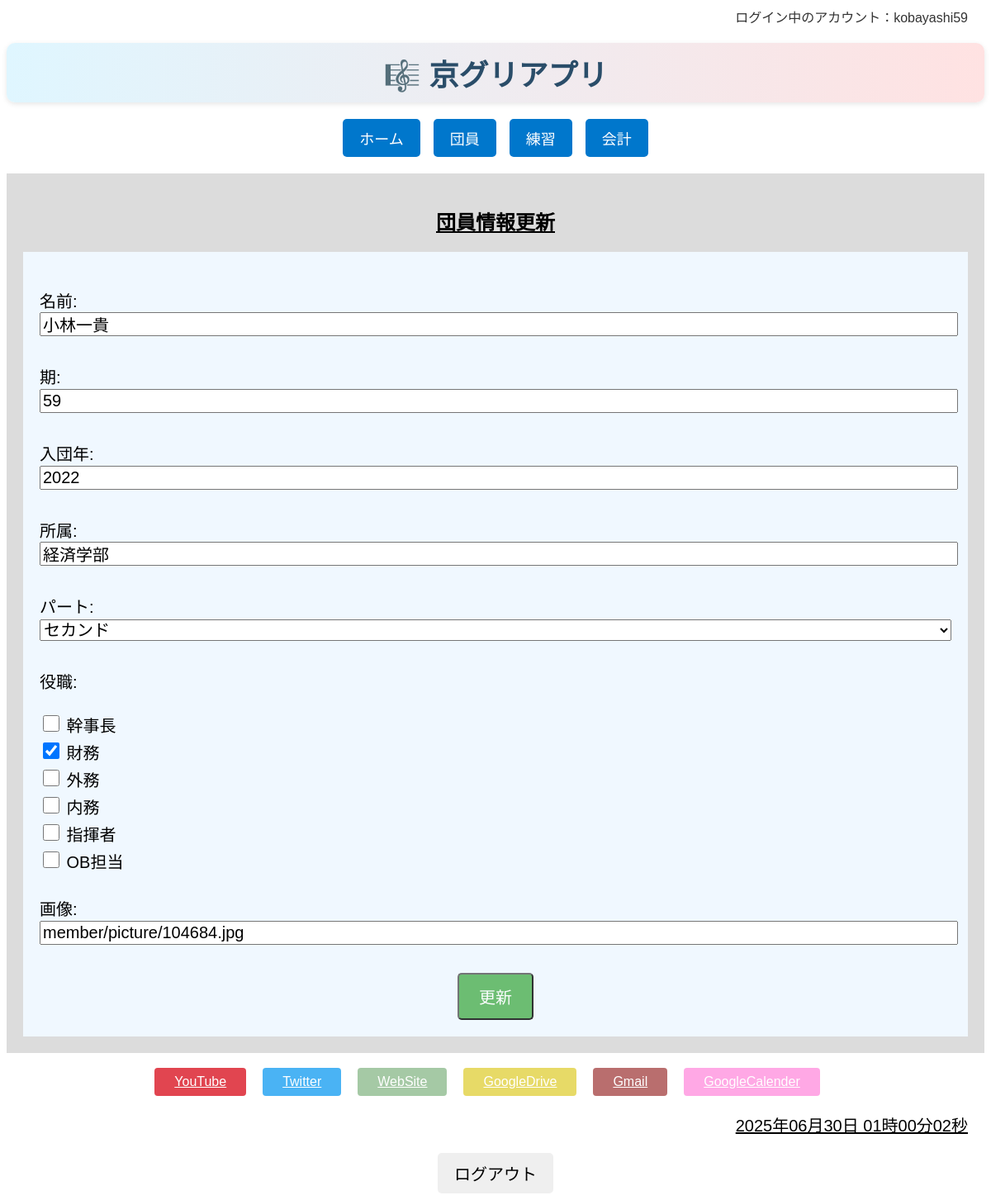
Page /member/8771d4e5-0cde-4285-b242-f666dc0be6bb/update/ (signed in) on the earlier database version.
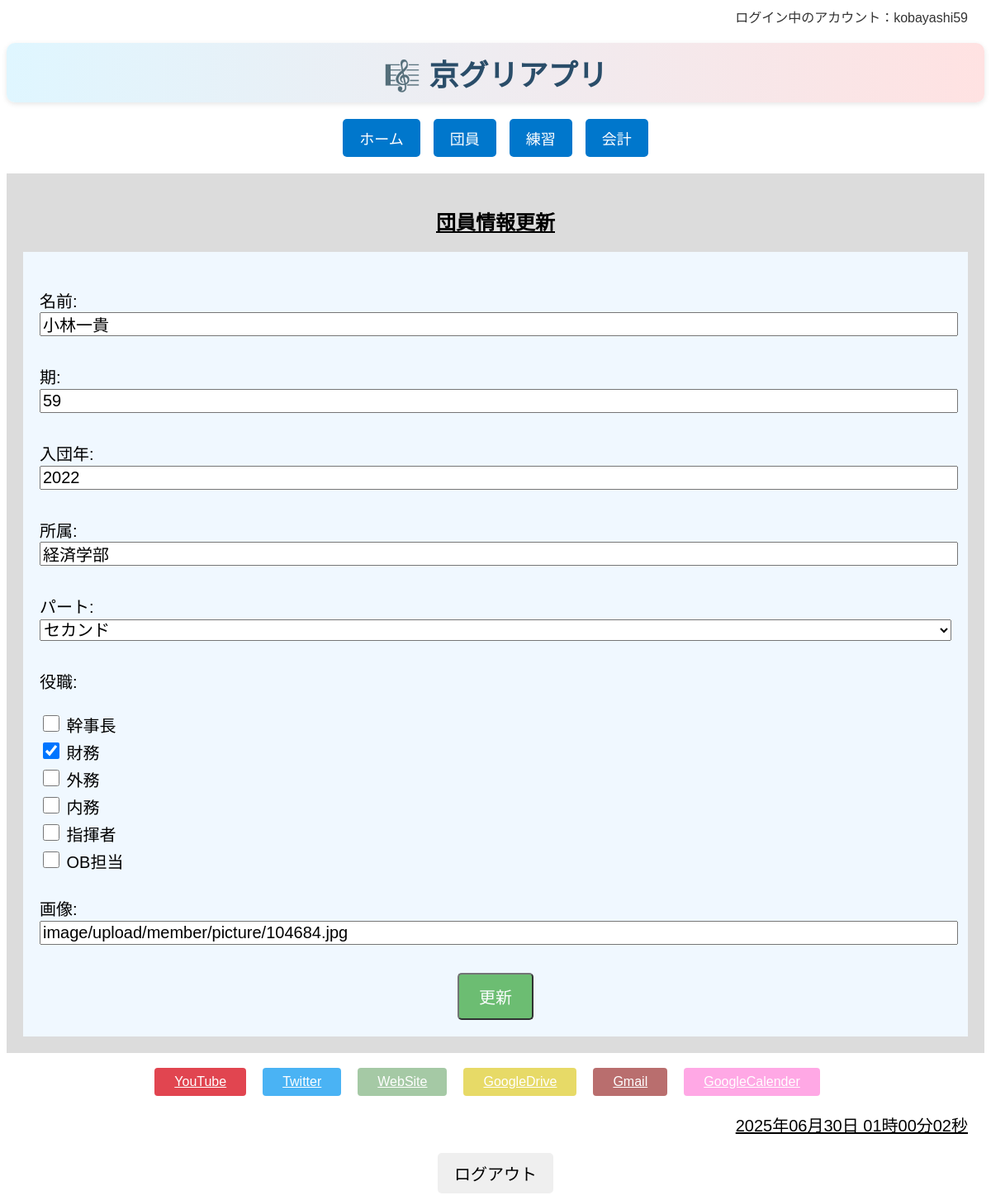
Same page on the later database version.
### member/models.py (models this page shows, shortened)
class Member(models.Model):
    PART_CHOICES = [
        ('top', 'トップ'),
        ('second', 'セカンド'),
        ('baritone', 'バリトン'),
        ('bass', 'ベース'),
    ]
    id = models.UUIDField(
        primary_key=True,
        default=uuid.uuid4,
        editable=False,
        verbose_name="ID"
    )  # 主キーとしてUUIDを使用（安全性・衝突回避）
    name = models.CharField(max_length=100, verbose_name="名前")  # 団員名
    kyogleeid = models.IntegerField(verbose_name="期")  # 何期生か（整数）
    joinyear = models.IntegerField(verbose_name="入団年")  # 入団年度
    faculty = models.CharField(max_length=100, verbose_name="所属")  # 学部など
    part = models.CharField(
        max_length=10,
        choices=PART_CHOICES,
        verbose_name="パート"
    )  # 所属パート（選択式）
    role = models.ManyToManyField(
        Role,
        verbose_name="役職",
        blank=True
    )  # 複数の役職と多対多で紐づけ
    picture = CloudinaryField(
        '画像',
        blank=True,
        null=True
    )  # Cloudinaryに保存されるプロフィール画像
    created_at = models.DateTimeField(
        auto_now_add=True,
        verbose_name="作成日時"
    )  # 登録された日時（自動記録）
    updated_at = models.DateTimeField(
        auto_now=True,
        verbose_name="更新日時"
    )  # 最終更新日時（自動記録）
    user = models.OneToOneField(
        User,
        on_delete=models.CASCADE,
        null=True,
        blank=True
    )  # Djangoのログインユーザーと紐づけ（任意）

### member/views.py (the view, shortened to what this page needs)
class MemberUpdateView(LoginRequiredMixin, View):
    def get(self, request, id):
        member = get_object_or_404(Member, id=id)
        form = MemberForm(instance=member)
        return render(request, "member/member_update.html", {"form": form})

### member/forms.py
class MemberForm(ModelForm):
    class Meta:
        model = Member  # 対応するモデル
        fields = [
            "name",
            "kyogleeid",
            "joinyear",
            "faculty",
            "part",
            "role",
            "picture"
        ]  # フォームに表示させるフィールドを指定
        widgets = {
            'name': forms.TextInput(attrs={'placeholder': '例）小林一貴'}),
            'kyogleeid': forms.TextInput(attrs={'placeholder': '例）59'}),
            'joinyear': forms.TextInput(attrs={'placeholder': '例）2022'}),
            'faculty': forms.TextInput(attrs={'placeholder': '例）経済学部'}),
            'role': forms.CheckboxSelectMultiple,  # 複数選択をチェックボックスで表示
        }

### member/models.py (called while the page is built)
    def __str__(self):
        return self.label

### templates/member/member_update.html (shortened to what this page needs)
{% extends "base/base.html" %}
{% block body %}
<div class="contents">
    <h2 class="page_name">団員情報更新</h2>
    <div class="register_contents">
        <form method="POST" enctype="multipart/form-data" class="register_form">
            {{form.as_p}}
            <div class="save_wrapper">
                <button type="submit" class="save">更新</button>
            </div>
        </form>
    </div>
</div>
{% endblock %}

Differences in the rows shown:
changed Member "小林一貴": picture "member/picture/104684.jpg" → "image/upload/member/picture/104684.jpg"
